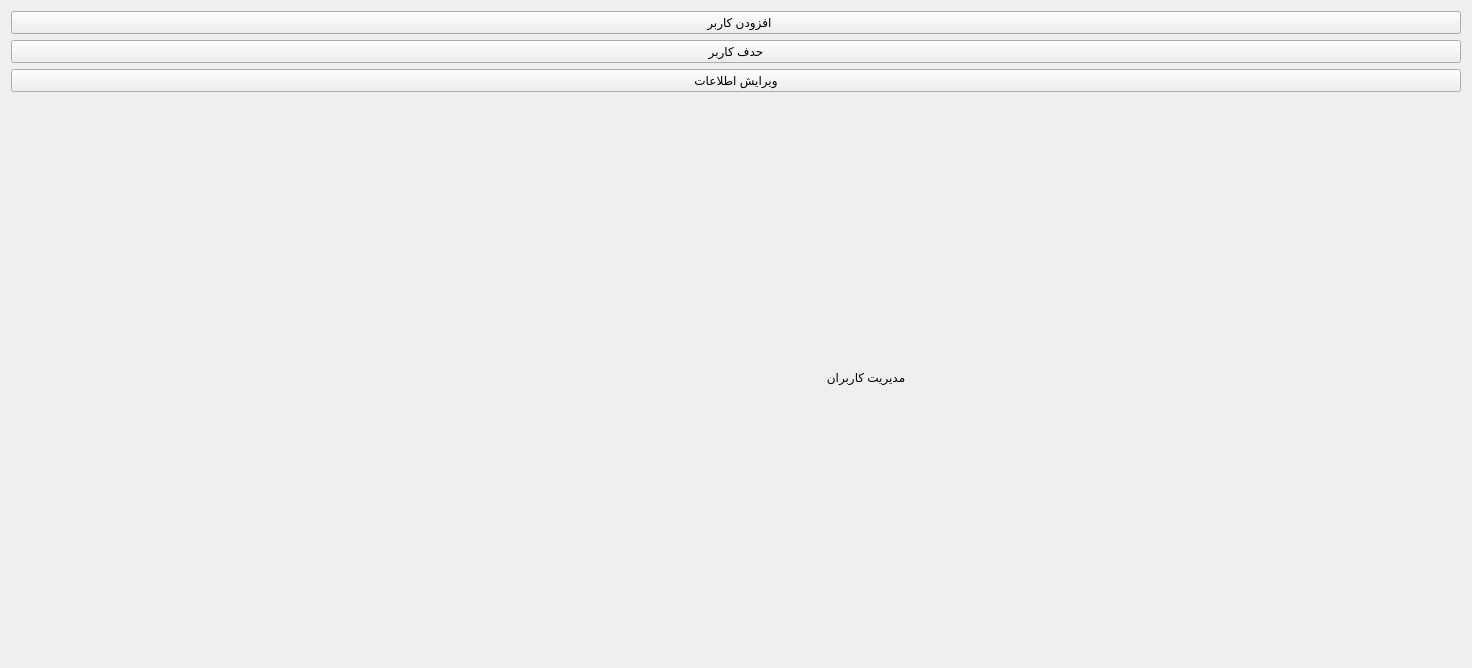
<?xml version="1.0" encoding="UTF-8"?>
<ui version="4.0">
 <class>adminwidget</class>
 <widget class="QWidget" name="adminwidget">
  <property name="geometry">
   <rect>
    <x>0</x>
    <y>0</y>
    <width>1472</width>
    <height>668</height>
   </rect>
  </property>
  <property name="windowTitle">
   <string>Form</string>
  </property>
  <layout class="QVBoxLayout" name="verticalLayout">
   <item>
    <widget class="QPushButton" name="btnAddUser">
     <property name="text">
      <string>            افزودن کاربر          </string>
     </property>
    </widget>
   </item>
   <item>
    <widget class="QPushButton" name="btnRemoveUser">
     <property name="text">
      <string>حدف کاربر</string>
     </property>
    </widget>
   </item>
   <item>
    <widget class="QPushButton" name="btnEditUser">
     <property name="text">
      <string>ویرایش اطلاعات</string>
     </property>
    </widget>
   </item>
   <item>
    <widget class="QLabel" name="labelTitle">
     <property name="text">
      <string>                                                                                                                                                                       مدیریت کاربران</string>
     </property>
    </widget>
   </item>
  </layout>
 </widget>
 <resources/>
 <connections/>
</ui>
